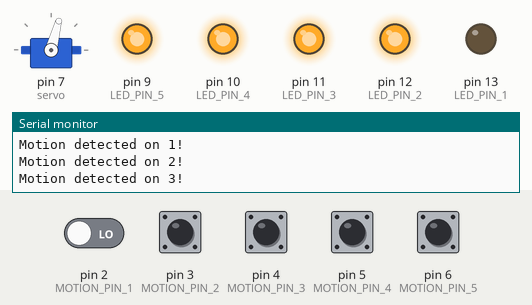
The sketch below on a simulated Arduino Uno, built with avr-gcc and run on an emulated ATmega328P. Parts: servo, output pins drawn as LEDs (lit = HIGH), the last lines printed to the serial monitor. The inputs (shaded band) are chosen by the test bench; at power-on: pin 2 (MOTION_PIN_1), pin 3 (MOTION_PIN_2), pin 4 (MOTION_PIN_3), pin 5 (MOTION_PIN_4), pin 6 (MOTION_PIN_5) LOW.

Above: at 11.25 s.
11.3 s: pin 3 (MOTION_PIN_2) pulled HIGH for 0.6 s
At 11.65 s:
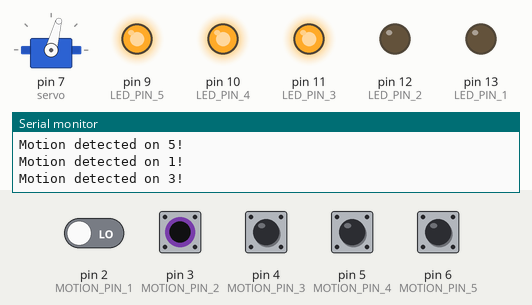
14.3 s: pin 4 (MOTION_PIN_3) pulled HIGH for 0.6 s
At 14.66 s:
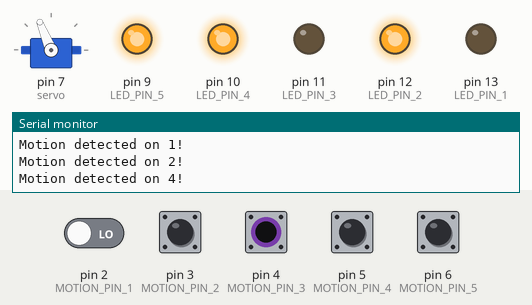
17.3 s: pin 5 (MOTION_PIN_4) pulled HIGH for 0.6 s
At 17.67 s:
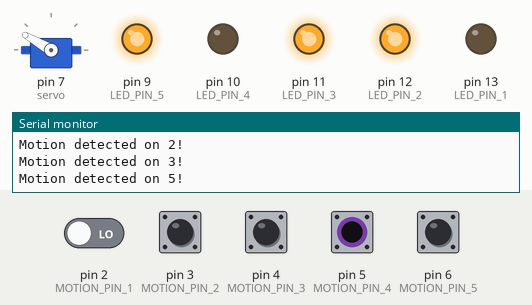
20.3 s: pin 6 (MOTION_PIN_5) pulled HIGH for 0.6 s
At 20.67 s:
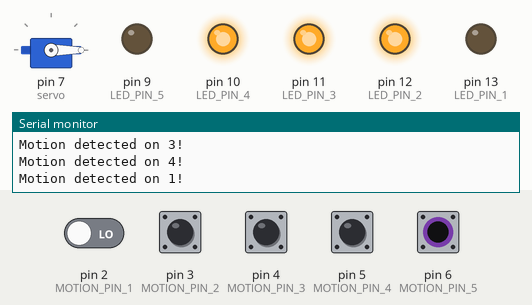
23.3 s: pin 2 (MOTION_PIN_1) driven HIGH and pin 3 (MOTION_PIN_2) driven HIGH and pin 4 (MOTION_PIN_3) driven HIGH and pin 5 (MOTION_PIN_4) driven HIGH and pin 6 (MOTION_PIN_5) driven HIGH
At 24.7 s:
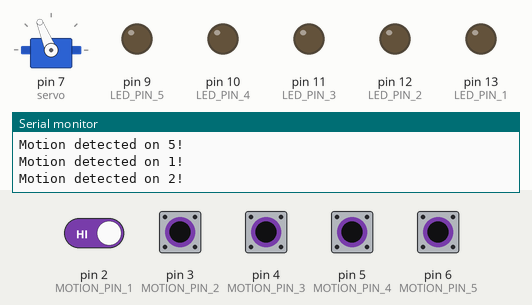
25.0 s: pin 2 (MOTION_PIN_1) driven LOW
At 25.5 s:
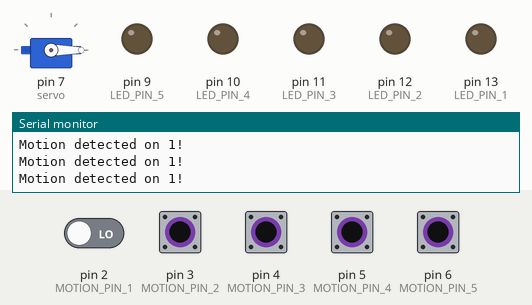
Timing chart, 0 to 28.0 s (numbered marks = the images above; inputs shaded):
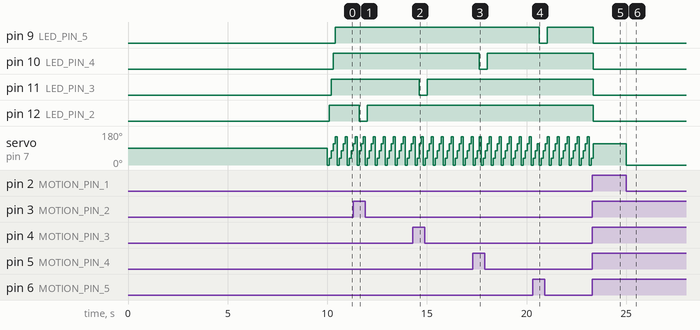

The sketch:

sketch_draft_pirsensors_with_LED__needs_delay_.ino
```cpp
#include <Servo.h>
Servo servo;
// Dawson's file
const int MOTION_PIN_1 = 2; // Pin connected to motion detector 1
const int MOTION_PIN_2 = 3; // Pin connected to motion detector 2
const int MOTION_PIN_3 = 4; // Pin connected to motion detector 3
const int MOTION_PIN_4 = 5; // Pin connected to motion detector 4
const int MOTION_PIN_5 = 6; // Pin connected to motion detector 5
const int LED_PIN_1 = 13; // LED pin 1 - active-high
const int LED_PIN_2 = 12; // LED pin 2 - active-high
const int LED_PIN_3 = 11; // LED pin 3 - active-high
const int LED_PIN_4 = 10; // LED pin 4 - active-high
const int LED_PIN_5 = 9; // LED pin 5 - active-high
int position1 = 0;
int position2 = 37;
int position3 = 75;
int position4 = 112;
int position5 = 150;
int currentpostion = 0;

void setup()
{
  Serial.begin(9600);
  servo.attach(7);
  // The PIR sensor's output signal is an open-collector,
  // so a pull-up resistor is required:
  pinMode(MOTION_PIN_1, INPUT_PULLUP);
  pinMode(MOTION_PIN_2, INPUT_PULLUP);
  pinMode(MOTION_PIN_3, INPUT_PULLUP);
  pinMode(MOTION_PIN_4, INPUT_PULLUP);
  pinMode(MOTION_PIN_5, INPUT_PULLUP);
  pinMode(LED_PIN_1, OUTPUT);
  pinMode(LED_PIN_2, OUTPUT);
  pinMode(LED_PIN_3, OUTPUT);
  pinMode(LED_PIN_4, OUTPUT);
  pinMode(LED_PIN_5, OUTPUT);
  delay(10000);
}

void loop()
{
  int proximity_1 = digitalRead(MOTION_PIN_1);
  if (proximity_1 == LOW) // If the sensor's output goes low, motion is detected
  {
    //digitalWrite(LED_PIN_1, HIGH);
    servo.write(position1);
    Serial.println("Motion detected on 1!");
    delay(100);
  }
  else
  {
    if (proximity_1 == HIGH);
    digitalWrite(LED_PIN_1, LOW);
    servo.write(position2);
  }

  int proximity_2 = digitalRead(MOTION_PIN_2);
  if (proximity_2 == LOW) // If the senor's output goes low, motion is detected
  {
    digitalWrite(LED_PIN_2, HIGH);
    servo.write(position2);
    Serial.println("Motion detected on 2!");
    delay(100);
  }
  else
  {
    if (proximity_1 == HIGH);
    digitalWrite(LED_PIN_2, LOW);
    servo.write(position3);
  }

    int proximity_3 = digitalRead(MOTION_PIN_3);
  if (proximity_3 == LOW) // If the sensor's output goes low, motion is detected
  {
    digitalWrite(LED_PIN_3, HIGH);
    servo.write(position3);
    Serial.println("Motion detected on 3!");
    delay(100);
  }
  else
  {
    if (proximity_1 == HIGH);
    digitalWrite(LED_PIN_3, LOW);
    servo.write(position4);
  }

    int proximity_4 = digitalRead(MOTION_PIN_4);
  if (proximity_4 == LOW) // If the sensor's output goes low, motion is detected
  {
    digitalWrite(LED_PIN_4, HIGH);
    servo.write(position4);
    Serial.println("Motion detected on 4!");
    delay(100);
  }
  else
  {
    if (proximity_1 == HIGH);
    digitalWrite(LED_PIN_4, LOW);
    servo.write(position5);
  }

    int proximity_5 = digitalRead(MOTION_PIN_5);
  if (proximity_5 == LOW) // If the sensor's output goes low, motion is detected
  {
    digitalWrite(LED_PIN_5, HIGH);
    servo.write(position5);
    Serial.println("Motion detected on 5!");
    delay(100);
  }
  else
  {
    if (proximity_1 == HIGH);
    digitalWrite(LED_PIN_5, LOW);
    servo.write(position4);
  }
}
```

Measured:
- after the input at 11.3 s, pin 12 (LED_PIN_2): HIGH → LOW after 0.30 s, → HIGH 0.40 s later
- after the input at 14.3 s, pin 11 (LED_PIN_3): HIGH → LOW after 0.31 s, → HIGH 0.40 s later
- after the input at 17.3 s, pin 10 (LED_PIN_4): HIGH → LOW after 0.32 s, → HIGH 0.40 s later
- after the input at 20.3 s, pin 9 (LED_PIN_5): HIGH → LOW after 0.33 s, → HIGH 0.40 s later
- after the input at 23.3 s, pin 9 (LED_PIN_5), pin 10 (LED_PIN_4), pin 11 (LED_PIN_3), pin 12 (LED_PIN_2): HIGH → LOW at once
- after the input at 25.0 s, servo on pin 7 (servo): 112° → 0° at once
